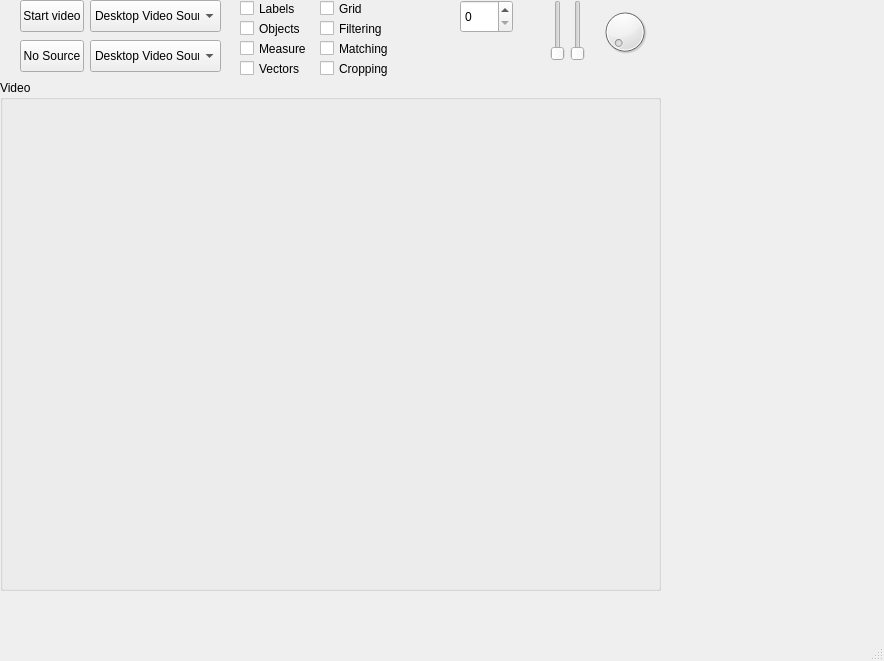
<?xml version="1.0" encoding="UTF-8"?>
<ui version="4.0">
 <class>MainWindow</class>
 <widget class="QMainWindow" name="MainWindow">
  <property name="geometry">
   <rect>
    <x>0</x>
    <y>0</y>
    <width>884</width>
    <height>661</height>
   </rect>
  </property>
  <property name="windowTitle">
   <string>MainWindow</string>
  </property>
  <property name="styleSheet">
   <string notr="true"/>
  </property>
  <widget class="QWidget" name="centralwidget">
   <widget class="QGroupBox" name="groupBox">
    <property name="geometry">
     <rect>
      <x>0</x>
      <y>80</y>
      <width>661</width>
      <height>511</height>
     </rect>
    </property>
    <property name="sizePolicy">
     <sizepolicy hsizetype="Preferred" vsizetype="Preferred">
      <horstretch>0</horstretch>
      <verstretch>0</verstretch>
     </sizepolicy>
    </property>
    <property name="title">
     <string>Video</string>
    </property>
    <widget class="QWidget" name="ImgWidget" native="true">
     <property name="geometry">
      <rect>
       <x>10</x>
       <y>20</y>
       <width>640</width>
       <height>480</height>
      </rect>
     </property>
     <property name="mouseTracking">
      <bool>true</bool>
     </property>
    </widget>
   </widget>
   <widget class="QPushButton" name="startButton">
    <property name="geometry">
     <rect>
      <x>20</x>
      <y>0</y>
      <width>64</width>
      <height>32</height>
     </rect>
    </property>
    <property name="text">
     <string>Start video</string>
    </property>
   </widget>
   <widget class="QPushButton" name="videoSource">
    <property name="geometry">
     <rect>
      <x>20</x>
      <y>40</y>
      <width>64</width>
      <height>32</height>
     </rect>
    </property>
    <property name="acceptDrops">
     <bool>true</bool>
    </property>
    <property name="text">
     <string>No Source</string>
    </property>
   </widget>
   <widget class="QComboBox" name="sourceComboBox">
    <property name="geometry">
     <rect>
      <x>90</x>
      <y>40</y>
      <width>131</width>
      <height>32</height>
     </rect>
    </property>
    <property name="sizePolicy">
     <sizepolicy hsizetype="Minimum" vsizetype="Fixed">
      <horstretch>0</horstretch>
      <verstretch>0</verstretch>
     </sizepolicy>
    </property>
    <property name="maxVisibleItems">
     <number>5</number>
    </property>
    <item>
     <property name="text">
      <string>Desktop Video Source</string>
     </property>
    </item>
    <item>
     <property name="text">
      <string>IPCam Video Source</string>
     </property>
    </item>
    <item>
     <property name="text">
      <string>File Attachment Source</string>
     </property>
    </item>
    <item>
     <property name="text">
      <string>No Source</string>
     </property>
    </item>
   </widget>
   <widget class="QDial" name="dial">
    <property name="geometry">
     <rect>
      <x>600</x>
      <y>0</y>
      <width>50</width>
      <height>64</height>
     </rect>
    </property>
   </widget>
   <widget class="QSlider" name="verticalSlider">
    <property name="geometry">
     <rect>
      <x>550</x>
      <y>0</y>
      <width>16</width>
      <height>61</height>
     </rect>
    </property>
    <property name="orientation">
     <enum>Qt::Vertical</enum>
    </property>
   </widget>
   <widget class="QCheckBox" name="checkBox">
    <property name="geometry">
     <rect>
      <x>240</x>
      <y>0</y>
      <width>70</width>
      <height>17</height>
     </rect>
    </property>
    <property name="text">
     <string>Labels</string>
    </property>
    <property name="checked">
     <bool>false</bool>
    </property>
   </widget>
   <widget class="QCheckBox" name="checkBox_2">
    <property name="geometry">
     <rect>
      <x>240</x>
      <y>20</y>
      <width>70</width>
      <height>17</height>
     </rect>
    </property>
    <property name="text">
     <string>Objects</string>
    </property>
   </widget>
   <widget class="QCheckBox" name="checkBox_3">
    <property name="geometry">
     <rect>
      <x>240</x>
      <y>40</y>
      <width>70</width>
      <height>17</height>
     </rect>
    </property>
    <property name="text">
     <string>Measure</string>
    </property>
   </widget>
   <widget class="QCheckBox" name="checkBox_4">
    <property name="geometry">
     <rect>
      <x>240</x>
      <y>60</y>
      <width>70</width>
      <height>17</height>
     </rect>
    </property>
    <property name="text">
     <string>Vectors</string>
    </property>
   </widget>
   <widget class="QCheckBox" name="checkBox_5">
    <property name="geometry">
     <rect>
      <x>320</x>
      <y>0</y>
      <width>70</width>
      <height>17</height>
     </rect>
    </property>
    <property name="text">
     <string>Grid</string>
    </property>
   </widget>
   <widget class="QCheckBox" name="checkBox_6">
    <property name="geometry">
     <rect>
      <x>320</x>
      <y>20</y>
      <width>70</width>
      <height>17</height>
     </rect>
    </property>
    <property name="text">
     <string>Filtering</string>
    </property>
   </widget>
   <widget class="QCheckBox" name="checkBox_7">
    <property name="geometry">
     <rect>
      <x>320</x>
      <y>40</y>
      <width>70</width>
      <height>17</height>
     </rect>
    </property>
    <property name="text">
     <string>Matching</string>
    </property>
   </widget>
   <widget class="QCheckBox" name="checkBox_8">
    <property name="geometry">
     <rect>
      <x>320</x>
      <y>60</y>
      <width>70</width>
      <height>17</height>
     </rect>
    </property>
    <property name="text">
     <string>Cropping</string>
    </property>
   </widget>
   <widget class="QSlider" name="verticalSlider_2">
    <property name="geometry">
     <rect>
      <x>570</x>
      <y>0</y>
      <width>16</width>
      <height>61</height>
     </rect>
    </property>
    <property name="orientation">
     <enum>Qt::Vertical</enum>
    </property>
   </widget>
   <widget class="QComboBox" name="sourceComboBox_2">
    <property name="geometry">
     <rect>
      <x>90</x>
      <y>0</y>
      <width>131</width>
      <height>32</height>
     </rect>
    </property>
    <property name="sizePolicy">
     <sizepolicy hsizetype="Minimum" vsizetype="Fixed">
      <horstretch>0</horstretch>
      <verstretch>0</verstretch>
     </sizepolicy>
    </property>
    <property name="maxVisibleItems">
     <number>5</number>
    </property>
    <item>
     <property name="text">
      <string>Desktop Video Source</string>
     </property>
    </item>
    <item>
     <property name="text">
      <string>IPCam Video Source</string>
     </property>
    </item>
    <item>
     <property name="text">
      <string>File Attachment Source</string>
     </property>
    </item>
    <item>
     <property name="text">
      <string>No Source</string>
     </property>
    </item>
   </widget>
   <widget class="QSpinBox" name="delay">
    <property name="geometry">
     <rect>
      <x>460</x>
      <y>0</y>
      <width>53</width>
      <height>33</height>
     </rect>
    </property>
   </widget>
  </widget>
  <widget class="QMenuBar" name="menubar">
   <property name="geometry">
    <rect>
     <x>0</x>
     <y>0</y>
     <width>884</width>
     <height>38</height>
    </rect>
   </property>
  </widget>
  <widget class="QStatusBar" name="statusbar"/>
 </widget>
 <resources/>
 <connections/>
</ui>
